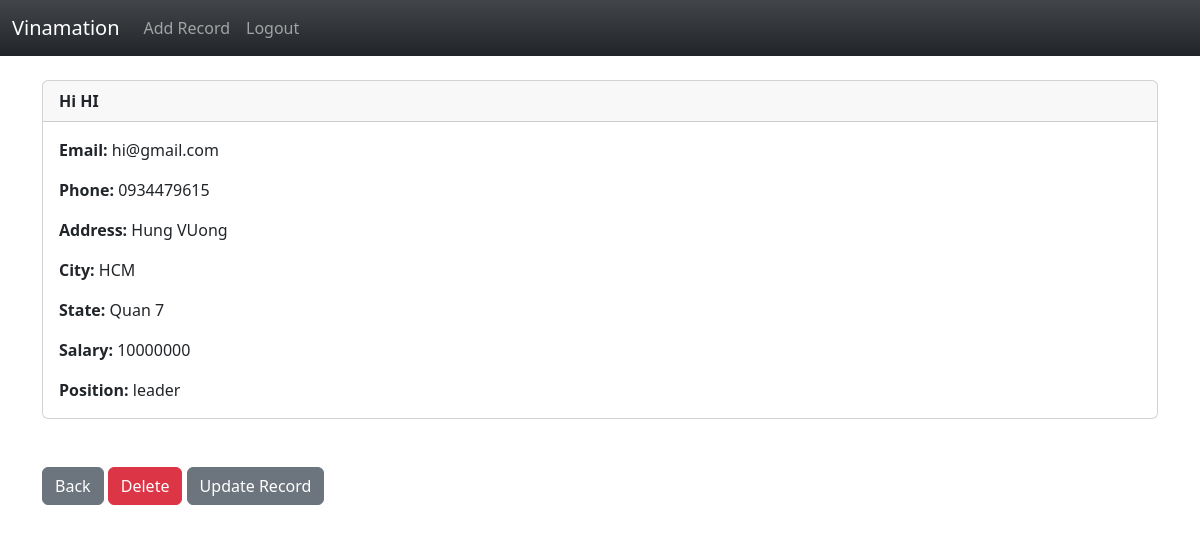
Screenshot of /artist/record/4 (signed in) with the database file from the repository.
### artist/models.py (models this page shows, shortened)
class Record(models.Model):
    create_at = models.DateTimeField(auto_now=True)
    first_name = models.CharField(max_length=50)
    last_name = models.CharField(max_length=50)
    email = models.CharField(max_length=50)
    phone = models.CharField(max_length=15)
    address = models.CharField(max_length=100)
    city = models.CharField(max_length=50)
    state = models.CharField(max_length=50)
    salary = models.IntegerField(max_length=12)
    position = models.CharField(max_length=20)

### artist/views.py (the view)
# urls.py: path('record/<int:pk>', views.customer_record, name = "record"),
def customer_record(request, pk):
    if request.user.is_authenticated:
        customer_record = Record.objects.get(id=pk)
        return render(request, 'artist/record.html',{'customer_record' : customer_record})
    else:
        messages.success(request, "You Must Be Logged In TO View That Page")
        return redirect('home')

### artist/templates/artist/record.html
{% extends 'artist/base.html' %}
{% block body %}
<div class="card">
    <div class="card-header"><strong>
          {{ customer_record.first_name }}
          {{ customer_record.last_name }}</strong>
    </div>
    <div class="card-body">
  <p class="card-text">
  <strong>Email: </strong>{{ customer_record.email }}</p>
  <p class="card-text">
  <strong>Phone: </strong>{{ customer_record.phone }}
  </p>
  <p class="card-text">
  <strong>Address: </strong>{{ customer_record.address }}</p>
  <p class="card-text">
  <strong>City: </strong>{{ customer_record.city }}</p>
  <p class="card-text">
  <strong>State: </strong>{{ customer_record.state }}</p>
  <p class="card-text">
  <strong>Salary: </strong>{{ customer_record.salary }}</p>
  <p class="card-text">
<strong>Position: </strong>{{ customer_record.position }}</p>
    </div>
  </div>
  <br/><br/>
  <a href="{% url 'home' %}" class="btn btn-secondary">Back</a>
  <a href="{% url 'delete_record' customer_record.id %}" class="btn btn-danger">Delete</a>
  <a href="{% url 'update_record' customer_record.id %}" class="btn btn-secondary">Update Record</a>
{% endblock %}

### rows the page displays
Record: first_name "Hi", last_name "HI", email "hi@gmail.com", phone "0934479615", address "Hung VUong", city "HCM", state "Quan 7", salary "10000000", position "leader"
